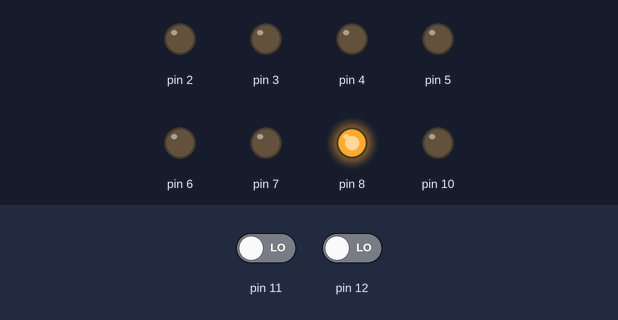
Bench run of a sketch on a simulated Arduino Uno, built with avr-gcc and run on an emulated ATmega328P. Parts: output pins drawn as LEDs (lit = HIGH). Dashed ring = blinking. The test bench sets the inputs (shaded band); at power-on: pin 11 LOW, pin 12 LOW.

Above: at 1.2 s.
1.3 s: pin 11 driven HIGH
At 2.2 s:
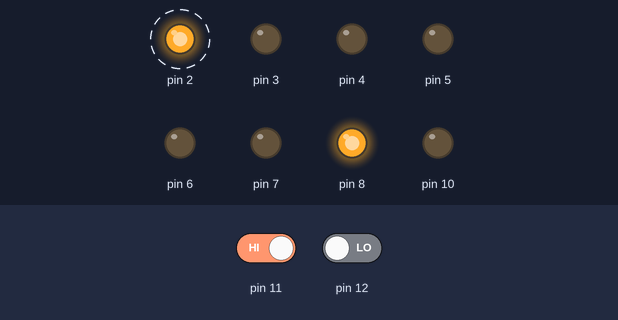
At 3.2 s:
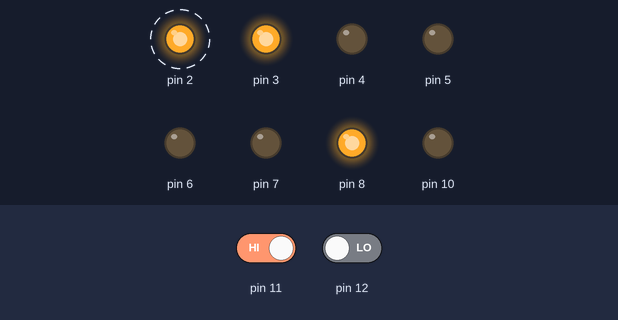
4.3 s: pin 12 driven HIGH
At 5.5 s:
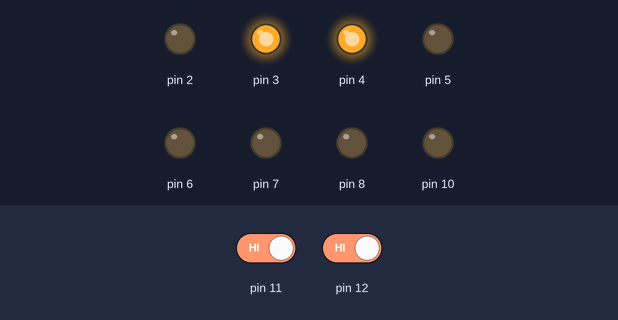
Timing chart, 0 to 19.8 s (numbered marks = the images above; inputs shaded):
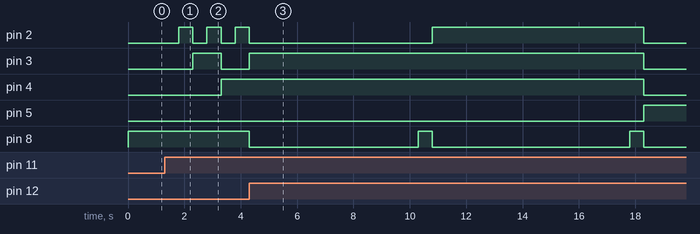

Measured:
- after the input at 1.3 s, pin 2: alternates HIGH for 0.50 s and LOW for 0.50 s, starting after 0.50 s; pin 3: LOW → HIGH after 1.0 s, → LOW 1.0 s later; pin 4: LOW → HIGH after 2.0 s
- after the input at 4.3 s, pin 6: stays LOW (without the input it goes to HIGH after 5.0 s); pin 7: stays LOW (without the input it goes to HIGH after 13.0 s); pin 8: goes LOW 6.0 s, HIGH 0.50 s, LOW 7.0 s, HIGH 0.50 s, then LOW, starting at once

The sketch:

DarkroomRelay_v.0.2.ino
```cpp
//button states are 0 in the start
int button1=0;
int button2=0;
//initial time counter is also 0
int time_sec=0;

void setup() {

//pins 2-7 are for LEDs
pinMode(2, OUTPUT);
pinMode(3, OUTPUT);
pinMode(4, OUTPUT);
pinMode(5, OUTPUT);
pinMode(6, OUTPUT);
pinMode(7, OUTPUT);

//pin8 for relay control
pinMode(8, OUTPUT);
//pin11 for counting presses and time input
pinMode(11, INPUT);
//pin 12 for starting relay
pinMode(12, INPUT);
//pin10 for indicator LED
pinMode(10, OUTPUT);


Serial.begin(9600);


}
void loop() {
  button2=digitalRead(11);
  if (button2 == HIGH){
    time_sec++;   // increment buttonPresses count
    delay(500);  // debounce switch
  }

  //code for making binary number from decimal and turning on specific LEDs
  if((time_sec % 2) > 0) { digitalWrite(2, HIGH); } else { digitalWrite(2, LOW); }
  if((time_sec % 4) > 1) { digitalWrite(3, HIGH); } else { digitalWrite(3, LOW); }
  if((time_sec % 8) > 3) { digitalWrite(4, HIGH); } else { digitalWrite(4, LOW); }
  if((time_sec % 16) > 7) { digitalWrite(5, HIGH); } else { digitalWrite(5, LOW); }
  if((time_sec % 32) > 15) { digitalWrite(6, HIGH); } else { digitalWrite(6, LOW); }
  if((time_sec % 64) > 31) { digitalWrite(7, HIGH); } else { digitalWrite(7, LOW); }

  //delay time must be converted to ms
  int time_msec=time_sec*1000;

//pressed button triggers relay. this is for the test, some relays are open when pins are LOW
  button1=digitalRead(12);
  if (button1==HIGH){
    digitalWrite(8, LOW);
    delay(time_msec);
    digitalWrite(8, HIGH);
  }
  else{
     digitalWrite(8, HIGH);
    }

  }
```
